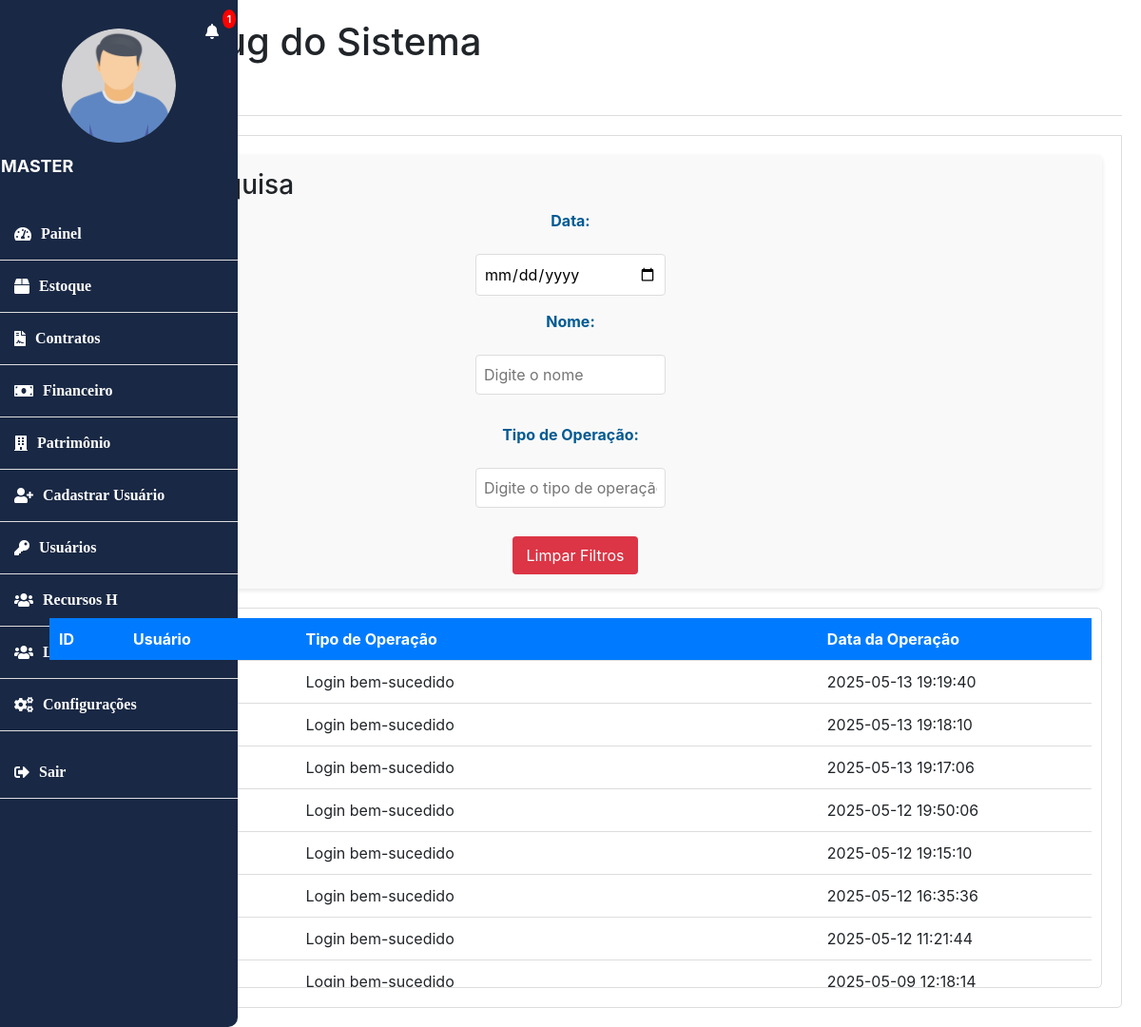
/log.php (signed in), run on the app's committed database.
### tables this page shows
CREATE TABLE `log_eventos` (
  `id` int(11) NOT NULL,
  `matricula` varchar(255) NOT NULL,
  `tipo_operacao` varchar(255) NOT NULL,
  `data_operacao` timestamp NOT NULL DEFAULT current_timestamp()
);

### log.php (the view, shortened to what this page needs)
<?php
include 'banco.php';
$query = "SELECT * FROM log_eventos ORDER BY data_operacao DESC";
$resultado = $con->query($query);
include 'header.php';
?>
<!DOCTYPE html>
<html lang="pt-br">
<head>
    <link rel="stylesheet" href="style.css">
    <link rel="stylesheet" href="./src/style/log.css">
</head>
<body>
    <div class="container">
        <h1>Logs e Debug do Sistema</h1>
        <div class="tabs">
            <div class="tab-button active" data-tab="logs">Logs</div>
            <div class="tab-button" data-tab="debug">Debug</div>
        </div>
        <div class="tab-content active" id="logs">
            <div class="filter-container">
                <h3>Filtros de Pesquisa</h3>
                <form id="filterForm">
                    <label for="data_operacao">Data:</label>
                    <input type="date" id="data_operacao" name="data_operacao">
                    <label for="matricula">Nome:</label>
                    <input type="text" id="matricula" name="matricula" placeholder="Digite o nome">
                    <label for="tipo_operacao">Tipo de Operação:</label>
                    <input type="text" id="tipo_operacao" name="tipo_operacao" placeholder="Digite o tipo de operação">
                    <button type="button" class="btn-clear" id="clearFilters">Limpar Filtros</button>
                </form>
            </div>
            <div class="log-table-container" id="logTableContainer">
                <table id="logTable">
                    <thead>
                        <tr>
                            <th>ID</th>
                            <th>Usuário</th>
                            <th>Tipo de Operação</th>
                            <th>Data da Operação</th>
                        </tr>
                    </thead>
                    <tbody>
                        <?php
                        while ($row = $resultado->fetch_assoc()) {
                            echo "<tr>";
                            echo "<td>" . htmlspecialchars($row['id']) . "</td>";
                            echo "<td>" . htmlspecialchars($row['matricula']) . "</td>";
                            echo "<td>" . htmlspecialchars($row['tipo_operacao']) . "</td>";
                            echo "<td>" . htmlspecialchars($row['data_operacao']) . "</td>";
                            echo "</tr>";
                        }
                        ?>
                    </tbody>
                </table>
            </div>
        </div>
    </div>
</body>
</html>

### RH/crachaa/publico/css/style.css (style rules this page uses)
label { color: #005A92; font-size: bolder; }

### src/style/log.css (style rules this page uses)
.log-table-container { max-height: 500px; overflow-y: auto; border: 1px solid #ccc; padding: 10px; }
table { width: 100%; border-collapse: collapse; }
th, td { padding: 8px; text-align: left; border-bottom: 1px solid #ddd; }
th { background-color: #f2f2f2; }
.filter-container { margin-bottom: 20px; }
.btn-clear { margin-left: 10px; padding: 6px 12px; background-color: #f44336; color: white; border: none; cursor: pointer; }
form { display: flex; flex-direction: column; }
input[type="text"], input[type="email"], textarea, select { padding: 10px; margin-bottom: 15px; border: 1px solid #ddd; border-radius: 4px; font-size: 1rem; width: 100%; box-sizing: border-box; }

### log.php (style rules this page uses)
.tabs { display: flex; border-bottom: 1px solid #ddd; margin-bottom: 20px; }
.tab-button { padding: 10px 20px; cursor: pointer; background: #f4f4f4; border: 1px solid #ddd; border-bottom: none; border-radius: 5px 5px 0 0; margin-right: 5px; transition: background 0.3s; }
.tab-button.active { background: #fff; font-weight: bold; }
.tab-content { display: none; padding: 20px; background: #fff; border: 1px solid #ddd; border-radius: 0 0 5px 5px; }
.tab-content.active { display: block; }
.container { max-width: 1200px; margin: 0 auto; padding: 20px; }
.filter-container { margin-bottom: 20px; padding: 15px; background: #f9f9f9; border-radius: 5px; box-shadow: 0 2px 5px rgba(0,0,0,0.1); }
.filter-container h3 { margin-top: 0; }
.filter-container form { display: flex; flex-wrap: wrap; gap: 15px; align-items: center; }
.filter-container label { font-weight: bold; }
.filter-container input { padding: 8px; border: 1px solid #ddd; border-radius: 4px; width: 200px; }
.btn-clear { background: #dc3545; color: #fff; border: none; padding: 8px 15px; border-radius: 4px; cursor: pointer; }
.log-table-container { max-height: 400px; overflow-y: auto; border: 1px solid #ddd; border-radius: 5px; }
#logTable { width: 100%; border-collapse: collapse; }
#logTable th, #logTable td { padding: 10px; border-bottom: 1px solid #ddd; text-align: left; }
#logTable th { background: #007bff; color: #fff; position: sticky; top: 0; z-index: 1; }

### data on the page
log_eventos: tipo_operacao "Login bem-sucedido", data_operacao "2025-05-13 19:19:40"
log_eventos: tipo_operacao "Login bem-sucedido", data_operacao "2025-05-13 19:18:10"
log_eventos: tipo_operacao "Login bem-sucedido", data_operacao "2025-05-13 19:17:06"
log_eventos: tipo_operacao "Login bem-sucedido", data_operacao "2025-05-12 19:50:06"
log_eventos: tipo_operacao "Login bem-sucedido", data_operacao "2025-05-12 19:15:10"
log_eventos: tipo_operacao "Login bem-sucedido", data_operacao "2025-05-12 16:35:36"
log_eventos: tipo_operacao "Login bem-sucedido", data_operacao "2025-05-12 11:21:44"
log_eventos: tipo_operacao "Login bem-sucedido", data_operacao "2025-05-09 12:18:14"

### other printed values
$unreadCount "1"
$username "MASTER"
$item['nome'] "Painel"
$item['nome'] "Estoque"
$item['nome'] "Contratos"
$item['nome'] "Financeiro"
$item['nome'] "Patrimônio"
$item['nome'] "Cadastrar Usuário"
$item['nome'] "Usuários"
$item['nome'] "Recursos H"
$item['nome'] "Configurações"
